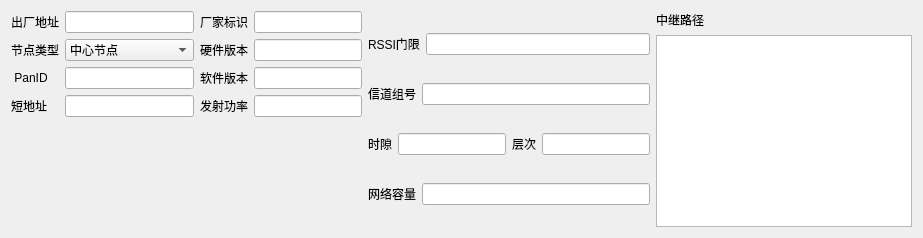
           <widget class="QWidget" name="page_5">
            <layout class="QHBoxLayout" name="horizontalLayout_45">
             <item>
              <layout class="QFormLayout" name="formLayout_2">
               <item row="0" column="0">
                <widget class="QLabel" name="label_28">
                 <property name="text">
                  <string>出厂地址</string>
                 </property>
                </widget>
               </item>
               <item row="0" column="1">
                <widget class="QLineEdit" name="lineEdit_43"/>
               </item>
               <item row="1" column="0">
                <widget class="QLabel" name="label_29">
                 <property name="text">
                  <string>节点类型</string>
                 </property>
                </widget>
               </item>
               <item row="1" column="1">
                <widget class="QComboBox" name="comboBox_3">
                 <item>
                  <property name="text">
                   <string>中心节点</string>
                  </property>
                 </item>
                 <item>
                  <property name="text">
                   <string>I型采集器通信单元</string>
                  </property>
                 </item>
                 <item>
                  <property name="text">
                   <string>II型采集器</string>
                  </property>
                 </item>
                 <item>
                  <property name="text">
                   <string>电能表通信单元</string>
                  </property>
                 </item>
                </widget>
               </item>
               <item row="2" column="0">
                <widget class="QLabel" name="label_30">
                 <property name="text">
                  <string> PanID</string>
                 </property>
                </widget>
               </item>
               <item row="2" column="1">
                <widget class="QLineEdit" name="lineEdit_44"/>
               </item>
               <item row="3" column="0">
                <widget class="QLabel" name="label_31">
                 <property name="text">
                  <string>短地址</string>
                 </property>
                </widget>
               </item>
               <item row="3" column="1">
                <widget class="QLineEdit" name="lineEdit_45"/>
               </item>
              </layout>
             </item>
             <item>
              <layout class="QFormLayout" name="formLayout_3">
               <item row="0" column="0">
                <widget class="QLabel" name="label_32">
                 <property name="text">
                  <string>厂家标识</string>
                 </property>
                </widget>
               </item>
               <item row="0" column="1">
                <widget class="QLineEdit" name="lineEdit_46">
                 <property name="text">
                  <string/>
                 </property>
                </widget>
               </item>
               <item row="1" column="0">
                <widget class="QLabel" name="label_33">
                 <property name="text">
                  <string>硬件版本</string>
                 </property>
                </widget>
               </item>
               <item row="1" column="1">
                <widget class="QLineEdit" name="lineEdit_47">
                 <property name="text">
                  <string/>
                 </property>
                </widget>
               </item>
               <item row="2" column="0">
                <widget class="QLabel" name="label_34">
                 <property name="text">
                  <string>软件版本</string>
                 </property>
                </widget>
               </item>
               <item row="2" column="1">
                <widget class="QLineEdit" name="lineEdit_48">
                 <property name="text">
                  <string/>
                 </property>
                </widget>
               </item>
               <item row="3" column="0">
                <widget class="QLabel" name="label_39">
                 <property name="text">
                  <string>发射功率</string>
                 </property>
                </widget>
               </item>
               <item row="3" column="1">
                <widget class="QLineEdit" name="lineEdit_53">
                 <property name="text">
                  <string/>
                 </property>
                </widget>
               </item>
              </layout>
             </item>
             <item>
              <layout class="QVBoxLayout" name="verticalLayout_30">
               <item>
                <layout class="QHBoxLayout" name="horizontalLayout_53">
                 <item>
                  <widget class="QLabel" name="label_35">
                   <property name="text">
                    <string>RSSI门限</string>
                   </property>
                  </widget>
                 </item>
                 <item>
                  <widget class="QLineEdit" name="lineEdit_49">
                   <property name="text">
                    <string/>
                   </property>
                  </widget>
                 </item>
                </layout>
               </item>
               <item>
                <layout class="QHBoxLayout" name="horizontalLayout_54">
                 <item>
                  <widget class="QLabel" name="label_36">
                   <property name="text">
                    <string>信道组号</string>
                   </property>
                  </widget>
                 </item>
                 <item>
                  <widget class="QLineEdit" name="lineEdit_50">
                   <property name="text">
                    <string/>
                   </property>
                  </widget>
                 </item>
                </layout>
               </item>
               <item>
                <layout class="QHBoxLayout" name="horizontalLayout_55">
                 <item>
                  <widget class="QLabel" name="label_37">
                   <property name="text">
                    <string>时隙</string>
                   </property>
                  </widget>
                 </item>
                 <item>
                  <widget class="QLineEdit" name="lineEdit_51">
                   <property name="text">
                    <string/>
                   </property>
                  </widget>
                 </item>
                 <item>
                  <widget class="QLabel" name="label_38">
                   <property name="text">
                    <string>层次</string>
                   </property>
                  </widget>
                 </item>
                 <item>
                  <widget class="QLineEdit" name="lineEdit_52">
                   <property name="text">
                    <string/>
                   </property>
                  </widget>
                 </item>
                </layout>
               </item>
               <item>
                <layout class="QHBoxLayout" name="horizontalLayout_57">
                 <item>
                  <widget class="QLabel" name="label_40">
                   <property name="text">
                    <string>网络容量</string>
                   </property>
                  </widget>
                 </item>
                 <item>
                  <widget class="QLineEdit" name="lineEdit_54">
                   <property name="text">
                    <string/>
                   </property>
                  </widget>
                 </item>
                </layout>
               </item>
              </layout>
             </item>
             <item>
              <layout class="QVBoxLayout" name="verticalLayout_31">
               <item>
                <widget class="QLabel" name="label_41">
                 <property name="text">
                  <string>中继路径</string>
                 </property>
                </widget>
               </item>
               <item>
                <widget class="QPlainTextEdit" name="plainTextEdit_5"/>
               </item>
              </layout>
             </item>
            </layout>
           </widget>
